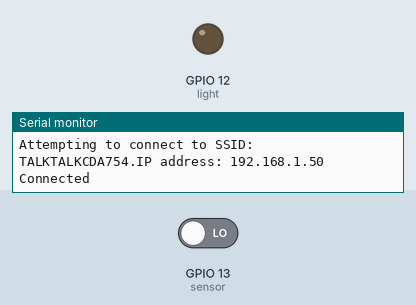
This sketch was run on a simulated ESP8266 (NodeMCU). Parts: output pins drawn as LEDs (lit = HIGH), the last lines printed to the serial monitor. The test bench sets the inputs (shaded band); at power-on: GPIO 13 (sensor) LOW. WiFi joins after 1.5 s; servers stay silent unless stated; uploads are accepted with an empty reply.

Above: at 6.2 s.
6.3 s: GPIO 13 (sensor) driven HIGH
At 15.9 s:
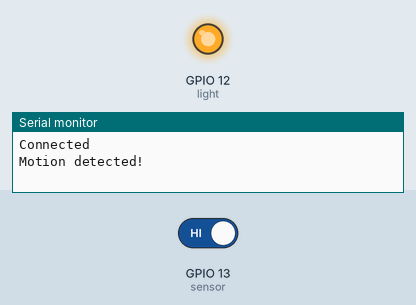
Timing chart, 0 to 17.4 s (numbered marks = the images above; inputs shaded):
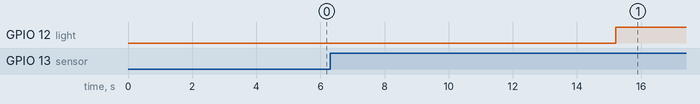

The sketch:

POC_PublishEventToWiaPIR.ino
```cpp
#include <Arduino.h>
#include <ArduinoJson.h>
#include <ESP8266WiFi.h>
#include <ArduinoHttpClient.h>

const char ssid[] = "TALKTALKCDA754"; // WiFI ssid
const char password[] = "TFDU9NVQ"; //WiFI password

// get this from the wia dashboard. it should start with `d_sk`
const char* device_secret_key = "d_sk_EXrptfkjcU5M3YOllFGgdCcg";

char server[] = "api.wia.io";
char path[] = "/v1/events";
int port = 80;
int sensor = 13;  // Digital pin D7
int light = 12;

WiFiClient client;
int status = WL_IDLE_STATUS;
HttpClient httpClient = HttpClient(client, server, port);

StaticJsonDocument<200> jsonBuffer;
JsonObject root = jsonBuffer.to<JsonObject>();

void setup() {
  // initialize serial communications and wait for port to open:
  Serial.begin(115200);
  pinMode(sensor, INPUT);
  pinMode(light, OUTPUT);

  while (!Serial) {
    ; // wait for serial port to connect. Needed for native USB port only
  }
  WiFi.begin(ssid, password);
  Serial.print("Attempting to connect to SSID: ");
  Serial.print(ssid);
  // attempt to connect to WiFi network:
  while (WiFi.status() != WL_CONNECTED) {
    Serial.print(".");
    // Connect to WPA/WPA2 network. Change this line if using open or WEP  network:
    // wait 5 seconds for connection:
    delay(5000);
  }
  Serial.print("IP address: ");
  Serial.println(WiFi.localIP());
  Serial.println("Connected");
}

void loop() {
  root["name"] = "hello-wia";

  long state = digitalRead(sensor);
  if (state == HIGH) {
    Serial.println("Motion detected!");
    digitalWrite(light, HIGH);

    delay(10000);
    digitalWrite(light, LOW);

  }

  postToWia(root);
  delay(10000);
}

// Adds the correct headers for HTTP and sends Data to Wia
void postToWia(JsonObject& data) {
  //String dataStr = "{name=LED, data=ON}";
  String dataStr = "";
  serializeJson(data, dataStr);
  httpClient.beginRequest();
  httpClient.post(path);
  httpClient.sendHeader("Content-Type", "application/json");
  httpClient.sendHeader("Content-Length", dataStr.length());
  httpClient.sendHeader("Authorization", "Bearer "  + String(device_secret_key));
  httpClient.beginBody();
  httpClient.print(dataStr);
  httpClient.endRequest();
}
```

Measured:
- after the input at 6.3 s, GPIO 12 (light): LOW → HIGH after 8.9 s
